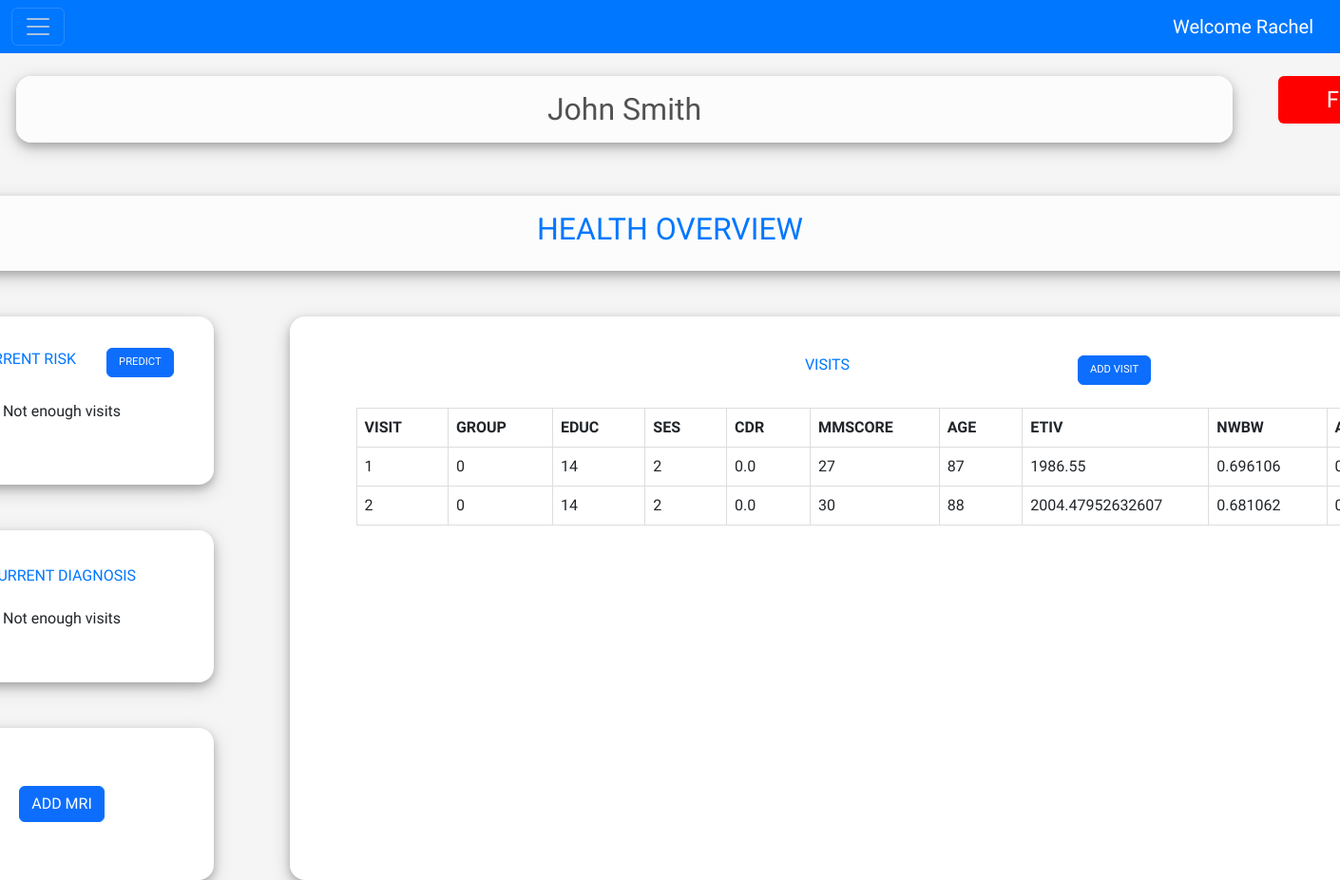
The app's page /patient_dashboard/1/27/ with its own data.
### api_fyp/apiapp/models.py (models this page shows, shortened)
class UserProfile(models.Model):
    user = models.OneToOneField(User, on_delete= models.CASCADE)

class User(AbstractUser):
    email = models.EmailField(unique = True)

class Patient(models.Model):
    GenderChoices = [
        (0,'Male'),
        (1, 'Female')
    ]
    Dominant_H_Choices = [
        (0,'Right'),
        (1, 'Left')
    ]
    PT_F_NAME = models.CharField(max_length=50, null=True, blank=False)
    PT_LAST_NAME = models.CharField(max_length=50, null=True, blank=False)
    SUBJECT_ID = models.CharField(max_length=50, null=True, blank=False, unique=True)
    GENDER = models.IntegerField(choices=GenderChoices, null=True, blank=False)
    HAND = models.IntegerField(choices=Dominant_H_Choices, null=True, blank=False)
    assigned_to = models.ForeignKey(UserProfile, on_delete=models.CASCADE, related_name= 'assigned_to',null=True, blank=True)
    flagged_by = models.ForeignKey(UserProfile, on_delete=models.CASCADE, related_name= 'flagged_by',null=True, blank=True)

class Visit(models.Model):
    CDR_Choices = [
        (0,'Non Demented'),
        (0.5, 'Very Mild AD'),
        (1, 'Mild AD'),
        (2, 'Moderate AD'),
    ]
    Group_Choices = [
        (0,'Non Demented'),
        (1, 'Demented'),
        (2, 'Converted')
    ]
    GROUP = models.IntegerField(choices=Group_Choices , null=True, blank=False)
    VISIT = models.IntegerField(validators=[MinValueValidator(1), MaxValueValidator(5)],null=True, blank=False)
    EDUCATION = models.IntegerField(validators=[MinValueValidator(1), MaxValueValidator(100)],null=True, blank=False)
    SES = models.IntegerField(validators=[MinValueValidator(1), MaxValueValidator(5)],null=True, blank=False)
    CDR = models.FloatField(choices=CDR_Choices, null=True, blank=False)
    MMSCORE = models.IntegerField(validators=[MinValueValidator(0), MaxValueValidator(30)],null=True, blank=False)
    AGE = models.IntegerField(validators=[MinValueValidator(0)],null=True, blank=False)
    ETIV = models.FloatField(validators=[MinValueValidator(0)],null=True, blank=False)
    NWBV = models.FloatField(validators=[MinValueValidator(0)],null=True, blank=False)
    ASF = models.FloatField(validators=[MinValueValidator(0)],null=True, blank=False)
    patient = models.ForeignKey(Patient, on_delete=models.CASCADE, related_name= 'visits',null=False, blank=True)

### api_fyp/apiapp/views.py (the view, shortened to what this page needs)
# urls.py: path("patient_dashboard/<int:pk>/<int:p_pk>/", views.patient_dashboard, name = "patient_dashboard"),
def patient_dashboard(request, pk , p_pk):
    patient_info = get_object_or_404(Patient, id=p_pk)
    user_info = get_object_or_404(UserProfile, id=pk)
    patient_visits = Visit.objects.filter(patient = patient_info).order_by('VISIT')
    prediction_patient = Prediction.objects.filter(patient = patient_info).order_by('DATE_PREDICTED').last()
    current_diagnosis = Visit.objects.filter(patient = patient_info).order_by('VISIT').last()
    if request.method == 'GET':
        form = create_visit()
        form_mri = create_MRI()
        if request.headers.get('X-Requested-With')== 'XMLHttpRequest' and request.GET.get('action') == 'get_form':
            form_b = render_to_string('patient_dashboard.html', {'form':form}, request)
            return JsonResponse({'form': form_b})
        return render(request, 'patient_dashboard.html', {'form': form, 'form_mri': form_mri, 'patient_info': patient_info,'user_info': user_info,'patient_visits': patient_visits ,"predictions": prediction_patient,"current_diagnosis":current_diagnosis})

### api_fyp/apiapp/templates/patient_dashboard.html (shortened to what this page needs)
{% extends 'base.html' %}
{% block content %}
<div class="patient_dash">
    <div class="patient">
        <h1 id="patient_name"> {{ patient_info.PT_F_NAME }}  {{ patient_info.PT_LAST_NAME }}</h1>
        <a href="{%url 'patient_flag' pk=patient_info.id %}" class="btn" id="flag">FLAG</a>
    </div>
    <br></br>
    <div class="title">
        <h2 id="title"> HEALTH OVERVIEW</h2>
    </div>
    <br></br>
    <div class="container" >
        <div class="container2">
            <div  class = "container_risk">
                <div class="prediction_title">
                    <div>
                        <h3>AD CURRENT RISK</h3>
                    </div>
                    <div>
                        <a href="{%url 'prediction_view' pk=user_info.id p_pk=patient_info.id %}" class="btn btn-primary" id="predictor">PREDICT</a>
                    </div>
                </div>
                <div class="risk_prediction">
                    {%if predictions%}
                    <p>{{predictions.Risk_prediction}}</p>
                    {%else%}
                    <p>Not enough visits</p>
                    {%endif%}
                </div>
            </div>
            <br></br>
            <div class = "container_diag">
                <div>
                    <h3>CURRENT DIAGNOSIS</h3>
                </div>
                <div class="Diagnoisis">
                    {%if predictions%}
                    <p>{{current_diagnosis.get_GROUP_display}}</p>
                    {%else%}
                    <p>Not enough visits</p>
                    {%endif%}
                </div>
            </div>
            <br></br>
            <div class = "container_MRI">
                <div class="mri">
                    <a id = "add_mri" href="{% url 'add_img' pk=user_info.pk  p_pk=patient_info.id %}" data-bs-toggle="modal"  data-bs-target="#Modal_add_img" class="btn btn-primary">ADD MRI</a>
                </div>
            </div>
        </div>
        <div  class = "container_visits">
            <div class = "visit_header">
                <div>
                    <h3>VISITS</h3>
                </div>
                <div>
                    <a id = "add_patient" href="{% url 'patient_dashboard' pk=user_info.pk  p_pk=patient_info.id %}" data-bs-toggle="modal"  data-bs-target="#Modal_add_visit" class="btn btn-primary">ADD VISIT</a>
            </div>
            </div>
            <div class="visits">
                <table>
                    <thead>
                        <tr>
                            <th scope="col">VISIT</th>
                            <th scope="col">GROUP</th>
                            <th scope="col">EDUC</th>
                            <th scope="col">SES</th>
                            <th scope="col">CDR</th>
                            <th scope="col">MMSCORE</th>
                            <th scope="col">AGE</th>
                            <th scope="col">ETIV</th>
                            <th scope="col">NWBW</th>
                            <th scope="col">ASF</th>
                        </tr>
                    </thead>
                    <tbody>
                        {% for visit in patient_visits %}
                        <tr>
                            <td>{{visit.VISIT}}</td>
                            <td>{{visit.GROUP}}</td>
                            <td>{{visit.EDUCATION}}</td>
                            <td>{{visit.SES}}</td>
                            <td>{{visit.CDR}}</td>
                            <td>{{visit.MMSCORE}}</td>
                            <td>{{visit.AGE}}</td>
                            <td>{{visit.ETIV}}</td>
                            <td>{{visit.NWBV}}</td>
                            <td>{{visit.ASF}}</td>
                        </tr>
                        {% endfor %}
                    </tbody>
                   </table>
                </div>
            </div>
        </div>
        </div>
    </div>
{% endblock%}

### api_fyp/apiapp/templates/Nav.html (shortened to what this page needs)
<nav class="navbar"  style = "background-color: #0077ff;" >
    <div class="container-fluid">
      <button style="filter:invert(1);"class="navbar-toggler" type="button" data-bs-toggle="offcanvas" data-bs-target="#offcanvasNavbar" aria-controls="offcanvasNavbar"  aria-label="Toggle navigation" >
        <span class="navbar-toggler-icon"></span>
      </button>
      <a  style="color: white;" class="navbar-brand" href="#">Welcome {{ user_info.user.first_name }} </a>
    </div>
  </nav>

### api_fyp/apiapp/templates/patient_dashboard.html (style rules this page uses)
table { max-width: 30rem; }
#patient_name { box-shadow: 0 4px 8px 0 rgba(0, 0, 0, 0.2), 0 6px 20px 0 rgba(0, 0, 0, 0.19); }
.container_diag { gap:1rem; padding: 1rem; display:flex; align-items: center; flex-direction:column; min-width: 10rem; min-height: 10rem; justify-content : center ; border: 0.05rem solid rgba(0, 0, 0, 0); border-radius: 1rem; overflow: hidden; box-shadow: 0 4px 8px 0 rgba(0, 0, 0, 0.2), 0 6px 20px 0 rgba(0, 0, 0, 0.19); background-color: white; }
.patient { display: flex; justify-content: space-between; }
.patient_dash { min-width: 100rem; }
.title { color: #0077ff; border-radius: 1rem; padding: 1rem; width: 100%; display: flex; justify-content:center; background-color: rgba(255, 255, 255, 0.77); align-items: center; box-shadow: 0 4px 8px 0 rgba(0, 0, 0, 0.2), 0 6px 20px 0 rgba(0, 0, 0, 0.19); }
h1 { font-size: 2rem; overflow: hidden; background-color: rgba(255, 255, 255, 0.77); color: rgb(82, 82, 82); border-radius: 1rem; padding: 1rem; width: 80%; display: flex; justify-content: center; }
h2 { font-size: 2rem; overflow: hidden; }
#flag { width: 10%; height: 20%; font-size: 1.5rem; background-color: red; color: white; display: flex; justify-content: center; }
h3 { font-size: 1rem; display:flex; align-items: center; color: #0077ff; }
.container { display: flex; flex-direction: row; justify-content: space-between; gap: 5rem; }
.container2 { display:flex; justify-content: space-between; flex-direction: column; }
.container_risk { box-shadow: 0 4px 8px 0 rgba(0, 0, 0, 0.2), 0 6px 20px 0 rgba(0, 0, 0, 0.19); padding: 1rem; display:flex; align-items: center; flex-direction:column; min-width: 20rem; min-height: 10rem; justify-content : center ; border: 0.05rem solid rgba(0, 0, 0, 0); border-radius: 1rem; overflow: hidden; background-color: white; }
.container_MRI { box-shadow: 0 4px 8px 0 rgba(0, 0, 0, 0.2), 0 6px 20px 0 rgba(0, 0, 0, 0.19); padding: 1rem; display:flex; align-items: center; flex-direction:column; min-width: 20rem; min-height: 10rem; justify-content : center ; border: 0.05rem solid rgba(0, 0, 0, 0); border-radius: 1rem; overflow: hidden; background-color: white; }
.prediction_title { padding: 1rem; display:flex; align-items: center; flex-direction:row; gap: 2rem; }
#predictor { font-size: 0.7rem; }
.risk_prediction { position:relative; width: 80%; height: 4rem; margin:0.5rem auto; display:flex; align-items: center; flex-direction:column; }
.container_visits { padding: 1rem; display:flex; align-items: center; flex-direction:column; min-width: 75rem; min-height: 35rem; justify-content : center ; border: 0.05rem solid rgba(0, 0, 0, 0); border-radius: 1rem; overflow-x: scroll; overflow-y: scroll; background-color: white; box-shadow: 0 4px 8px 0 rgba(0, 0, 0, 0.2), 0 6px 20px 0 rgba(0, 0, 0, 0.19); }
.visit_header { padding: 0.5rem 3rem 0.5rem 0.5rem; position:relative; top: -13rem; left:9rem; display:flex; justify-content:center; flex-direction: row; gap:15rem; }
#add_patient { font-size: 0.7rem; }
.visits { position:relative; width: 80%; max-width: 80%; height: 4rem; right: 4rem; top: -12rem; text-overflow: ellipsis; }
table, tr, td, th { border: 1px solid #ddd; padding: 0.5rem 3rem 0.5rem 0.5rem; }

### api_fyp/apiapp/templates/base.html (style rules this page uses)
.main_container,.container { font-family: "Work Sans", sans-serif; }
.main_container { background-color: rgba(182, 182, 182, 0.124); }
.container { display: flex; justify-content:center; }

### records on screen
UserProfile: user.first_name "Rachel"
Patient: PT_F_NAME "John", PT_LAST_NAME "Smith"
Visit: VISIT "1", GROUP "0", EDUCATION "14", SES "2", CDR "0.0", MMSCORE "27", AGE "87", ETIV "1986.55", NWBV "0.696106"
Visit: VISIT "2", GROUP "0", EDUCATION "14", SES "2", CDR "0.0", MMSCORE "30", AGE "88", ETIV "2004.47952632607", NWBV "0.681062"
